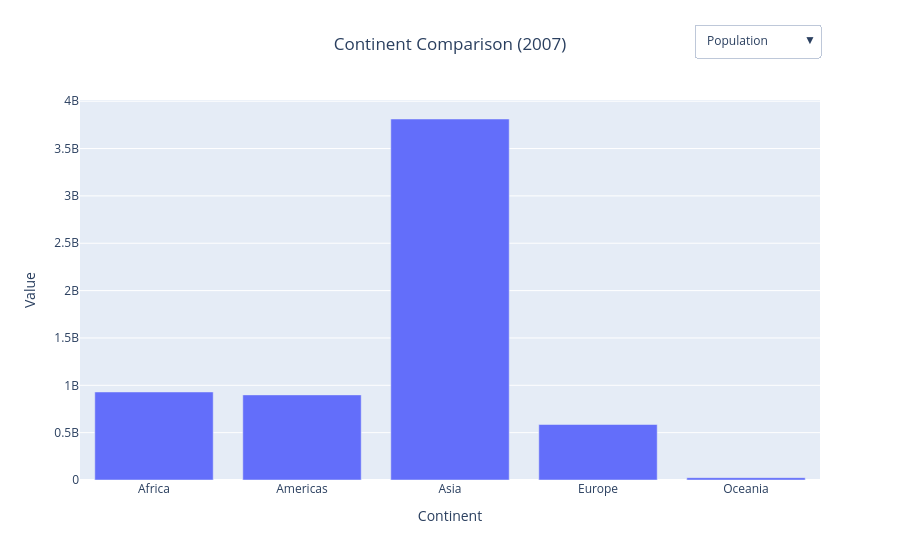

The code cell stored with this chart in its notebook:
### Markdown cell above
### 3. Bar Plot with Buttons (Switch Between Variables)

1. Plot population (pop) by continent for 2007.
2. Add buttons to toggle between population and GDP per capita (gdpPercap).
3. Use grouped bars for clarity.
4. Title: "Continent Comparison (2007)".
5. Label the x-axis as "Continent" and the y-axis as "Value".
6. Display the legend at the top-right corner.

### Code cell
data_2007 = data[data["year"] == 2007]
data_grouped = data_2007.groupby("continent", as_index=False).agg({"pop": "sum", "gdpPercap": "mean"})

fig = go.Figure()
fig.add_bar(x=data_grouped["continent"], y=data_grouped["pop"], name="Population")

fig.update_layout(
    updatemenus=[
        dict(
            buttons=[
                dict(
                    label="Population",
                    method="update",
                    args=[{"y": [data_grouped["pop"]],
                           "name": "Population"}]
                ),
                dict(
                    label="GDP per Capita",
                    method="update",
                    args=[{"y": [data_grouped["gdpPercap"]],
                           "name": "GDP per Capita"}]
                )
            ],
            direction="down",
            x=1, xanchor="right",
            y=1.2, yanchor="top"
        )
    ]
)

fig.update_layout(
    title=dict(
        text="Continent Comparison (2007)",
        x=0.5
    ),
    xaxis_title="Continent",
    yaxis_title="Value",
    barmode="group",
    legend=dict(
        orientation="h",
        x=1,
        xanchor="right",
        y=1.02,
        yanchor="bottom"
    )
)

fig.show()

### Figure 1 — Plotly figure (JSON) as saved in the notebook; plotly's stock layout.template omitted (floating-point values rounded to 4 significant figures)
{"data": [{"name": "Population", "type": "bar", "x": ["Africa", "Americas", "Asia", "Europe", "Oceania"], "y": [929539692, 898871184, 3811953827, 586098529, 24549947]}], "layout": {"barmode": "group", "legend": {"orientation": "h", "x": 1, "xanchor": "right", "y": 1.02, "yanchor": "bottom"}, "title": {"text": "Continent Comparison (2007)", "x": 0.5}, "updatemenus": [{"buttons": [{"args": [{"name": "Population", "y": [[929539692, 898871184, 3811953827, 586098529, 24549947]]}], "label": "Population", "method": "update"}, {"args": [{"name": "GDP per Capita", "y": [[3089.0, 11000.0, 12470.0, 25050.0, 29810.0]]}], "label": "GDP per Capita", "method": "update"}], "direction": "down", "x": 1, "xanchor": "right", "y": 1.2, "yanchor": "top"}], "xaxis": {"title": {"text": "Continent"}}, "yaxis": {"title": {"text": "Value"}}}}
